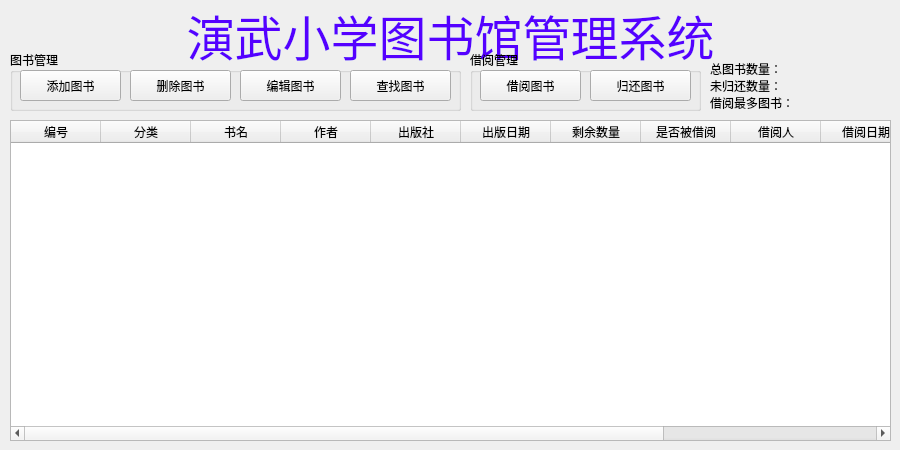
<?xml version="1.0" encoding="UTF-8"?>
<ui version="4.0">
 <class>MainWindow</class>
 <widget class="QMainWindow" name="MainWindow">
  <property name="geometry">
   <rect>
    <x>0</x>
    <y>0</y>
    <width>900</width>
    <height>450</height>
   </rect>
  </property>
  <property name="minimumSize">
   <size>
    <width>900</width>
    <height>450</height>
   </size>
  </property>
  <property name="maximumSize">
   <size>
    <width>900</width>
    <height>450</height>
   </size>
  </property>
  <property name="font">
   <font>
    <family>微软雅黑</family>
   </font>
  </property>
  <property name="windowTitle">
   <string>MainWindow</string>
  </property>
  <widget class="QWidget" name="centralwidget">
   <widget class="QLabel" name="title">
    <property name="geometry">
     <rect>
      <x>0</x>
      <y>0</y>
      <width>901</width>
      <height>61</height>
     </rect>
    </property>
    <property name="font">
     <font>
      <family>隶书</family>
      <pointsize>36</pointsize>
     </font>
    </property>
    <property name="text">
     <string>&lt;html&gt;&lt;head/&gt;&lt;body&gt;&lt;p&gt;&lt;span style=&quot; color:#5500ff;&quot;&gt;演武小学图书馆管理系统&lt;/span&gt;&lt;/p&gt;&lt;/body&gt;&lt;/html&gt;</string>
    </property>
    <property name="alignment">
     <set>Qt::AlignCenter</set>
    </property>
   </widget>
   <widget class="QTableWidget" name="books_table">
    <property name="geometry">
     <rect>
      <x>10</x>
      <y>120</y>
      <width>881</width>
      <height>321</height>
     </rect>
    </property>
    <property name="selectionMode">
     <enum>QAbstractItemView::SingleSelection</enum>
    </property>
    <property name="sortingEnabled">
     <bool>true</bool>
    </property>
    <attribute name="horizontalHeaderDefaultSectionSize">
     <number>90</number>
    </attribute>
    <attribute name="verticalHeaderVisible">
     <bool>false</bool>
    </attribute>
    <column>
     <property name="text">
      <string>编号</string>
     </property>
     <property name="textAlignment">
      <set>AlignCenter</set>
     </property>
    </column>
    <column>
     <property name="text">
      <string>分类</string>
     </property>
     <property name="textAlignment">
      <set>AlignCenter</set>
     </property>
    </column>
    <column>
     <property name="text">
      <string>书名</string>
     </property>
     <property name="textAlignment">
      <set>AlignCenter</set>
     </property>
    </column>
    <column>
     <property name="text">
      <string>作者</string>
     </property>
     <property name="textAlignment">
      <set>AlignCenter</set>
     </property>
    </column>
    <column>
     <property name="text">
      <string>出版社</string>
     </property>
     <property name="textAlignment">
      <set>AlignCenter</set>
     </property>
    </column>
    <column>
     <property name="text">
      <string>出版日期</string>
     </property>
     <property name="textAlignment">
      <set>AlignCenter</set>
     </property>
    </column>
    <column>
     <property name="text">
      <string>剩余数量</string>
     </property>
     <property name="textAlignment">
      <set>AlignCenter</set>
     </property>
    </column>
    <column>
     <property name="text">
      <string>是否被借阅</string>
     </property>
     <property name="textAlignment">
      <set>AlignCenter</set>
     </property>
    </column>
    <column>
     <property name="text">
      <string>借阅人</string>
     </property>
     <property name="textAlignment">
      <set>AlignCenter</set>
     </property>
    </column>
    <column>
     <property name="text">
      <string>借阅日期</string>
     </property>
     <property name="textAlignment">
      <set>AlignCenter</set>
     </property>
    </column>
    <column>
     <property name="text">
      <string>应归还日期</string>
     </property>
     <property name="textAlignment">
      <set>AlignCenter</set>
     </property>
    </column>
    <column>
     <property name="text">
      <string>是否超时</string>
     </property>
     <property name="textAlignment">
      <set>AlignCenter</set>
     </property>
    </column>
   </widget>
   <widget class="QGroupBox" name="book_man">
    <property name="geometry">
     <rect>
      <x>10</x>
      <y>50</y>
      <width>451</width>
      <height>61</height>
     </rect>
    </property>
    <property name="title">
     <string>图书管理</string>
    </property>
    <widget class="QPushButton" name="add_button">
     <property name="geometry">
      <rect>
       <x>10</x>
       <y>20</y>
       <width>101</width>
       <height>31</height>
      </rect>
     </property>
     <property name="text">
      <string>添加图书</string>
     </property>
    </widget>
    <widget class="QPushButton" name="del_button">
     <property name="geometry">
      <rect>
       <x>120</x>
       <y>20</y>
       <width>101</width>
       <height>31</height>
      </rect>
     </property>
     <property name="text">
      <string>删除图书</string>
     </property>
    </widget>
    <widget class="QPushButton" name="edit_button">
     <property name="geometry">
      <rect>
       <x>230</x>
       <y>20</y>
       <width>101</width>
       <height>31</height>
      </rect>
     </property>
     <property name="text">
      <string>编辑图书</string>
     </property>
    </widget>
    <widget class="QPushButton" name="find_button">
     <property name="geometry">
      <rect>
       <x>340</x>
       <y>20</y>
       <width>101</width>
       <height>31</height>
      </rect>
     </property>
     <property name="text">
      <string>查找图书</string>
     </property>
    </widget>
   </widget>
   <widget class="QGroupBox" name="borrow_man">
    <property name="geometry">
     <rect>
      <x>470</x>
      <y>50</y>
      <width>231</width>
      <height>61</height>
     </rect>
    </property>
    <property name="title">
     <string>借阅管理</string>
    </property>
    <widget class="QPushButton" name="borrow_button">
     <property name="geometry">
      <rect>
       <x>10</x>
       <y>20</y>
       <width>101</width>
       <height>31</height>
      </rect>
     </property>
     <property name="text">
      <string>借阅图书</string>
     </property>
    </widget>
    <widget class="QPushButton" name="return_button">
     <property name="geometry">
      <rect>
       <x>120</x>
       <y>20</y>
       <width>101</width>
       <height>31</height>
      </rect>
     </property>
     <property name="text">
      <string>归还图书</string>
     </property>
    </widget>
   </widget>
   <widget class="QLabel" name="school_logo">
    <property name="geometry">
     <rect>
      <x>820</x>
      <y>-10</y>
      <width>81</width>
      <height>71</height>
     </rect>
    </property>
    <property name="text">
     <string/>
    </property>
    <property name="pixmap">
     <pixmap>school_logo.png</pixmap>
    </property>
    <property name="scaledContents">
     <bool>true</bool>
    </property>
   </widget>
   <widget class="QLabel" name="other_info">
    <property name="geometry">
     <rect>
      <x>710</x>
      <y>50</y>
      <width>181</width>
      <height>71</height>
     </rect>
    </property>
    <property name="text">
     <string>总图书数量：
未归还数量：
借阅最多图书：</string>
    </property>
   </widget>
   <zorder>book_man</zorder>
   <zorder>title</zorder>
   <zorder>books_table</zorder>
   <zorder>borrow_man</zorder>
   <zorder>school_logo</zorder>
   <zorder>other_info</zorder>
  </widget>
 </widget>
 <resources/>
 <connections/>
</ui>
